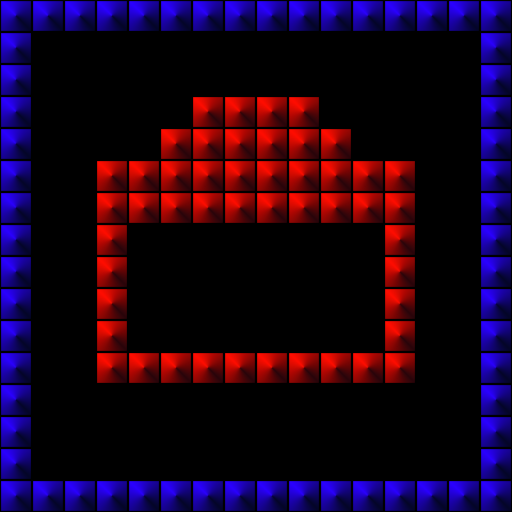

Rendered tile map (Tiled .tmx) drawn with the repository's tilesets; below, a short description and the full map source, tile grids included:
An orthogonal 16x16 tile map with 32x32 px tiles, 1 tile layer (Tile Layer 1).

<map version="1.10" tiledversion="1.11.0" orientation="orthogonal" renderorder="right-down" width="16" height="16" tilewidth="32" tileheight="32" infinite="0" nextlayerid="2" nextobjectid="1">
 <tileset firstgid="1" source="../Tileset1.tsx" />
 <layer id="1" name="Tile Layer 1" width="16" height="16">
  <data encoding="csv">
2,2,2,2,2,2,2,2,2,2,2,2,2,2,2,2,
2,0,0,0,0,0,0,0,0,0,0,0,0,0,0,2,
2,0,0,0,0,0,0,0,0,0,0,0,0,0,0,2,
2,0,0,0,0,0,4,4,4,4,0,0,0,0,0,2,
2,0,0,0,0,4,4,4,4,4,4,0,0,0,0,2,
2,0,0,4,4,4,4,4,4,4,4,4,4,0,0,2,
2,0,0,4,4,4,4,4,4,4,4,4,4,0,0,2,
2,0,0,4,0,0,0,0,0,0,0,0,4,0,0,2,
2,0,0,4,0,0,0,0,0,0,0,0,4,0,0,2,
2,0,0,4,0,0,0,0,0,0,0,0,4,0,0,2,
2,0,0,4,0,0,0,0,0,0,0,0,4,0,0,2,
2,0,0,4,4,4,4,4,4,4,4,4,4,0,0,2,
2,0,0,0,0,0,0,0,0,0,0,0,0,0,0,2,
2,0,0,0,0,0,0,0,0,0,0,0,0,0,0,2,
2,0,0,0,0,0,0,0,0,0,0,0,0,0,0,2,
2,2,2,2,2,2,2,2,2,2,2,2,2,2,2,2
</data>
 </layer>
</map>
